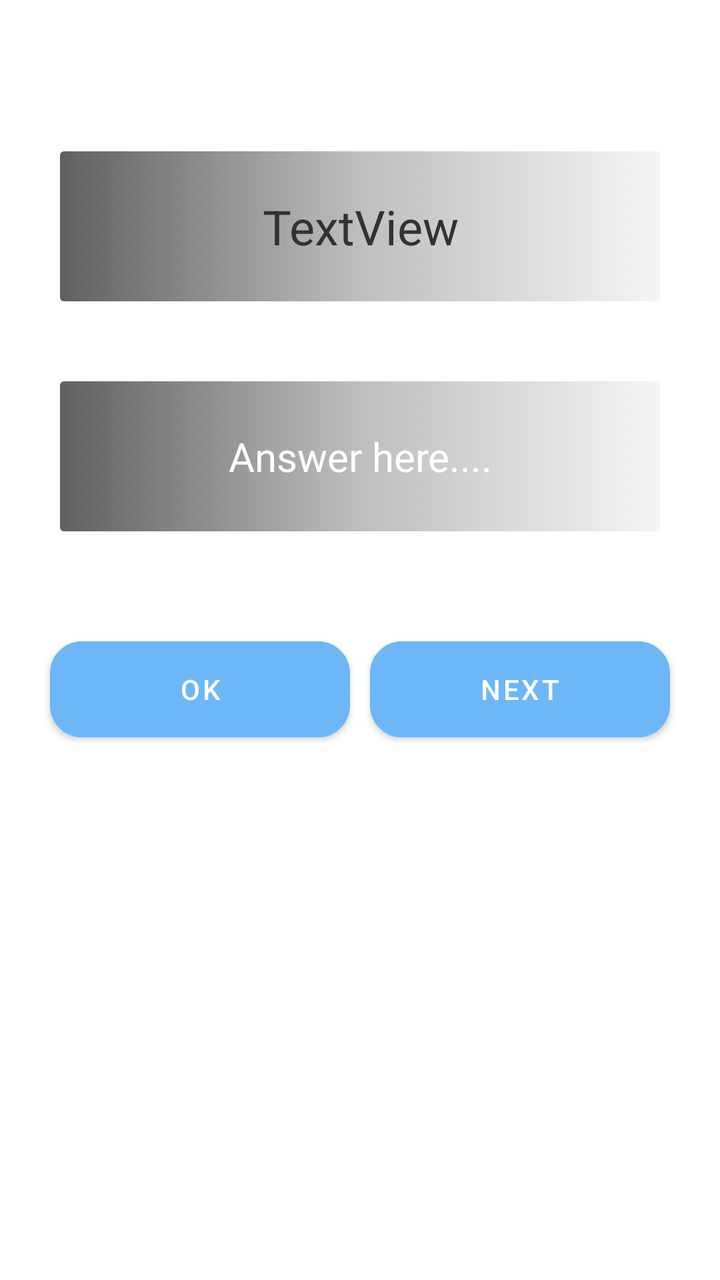
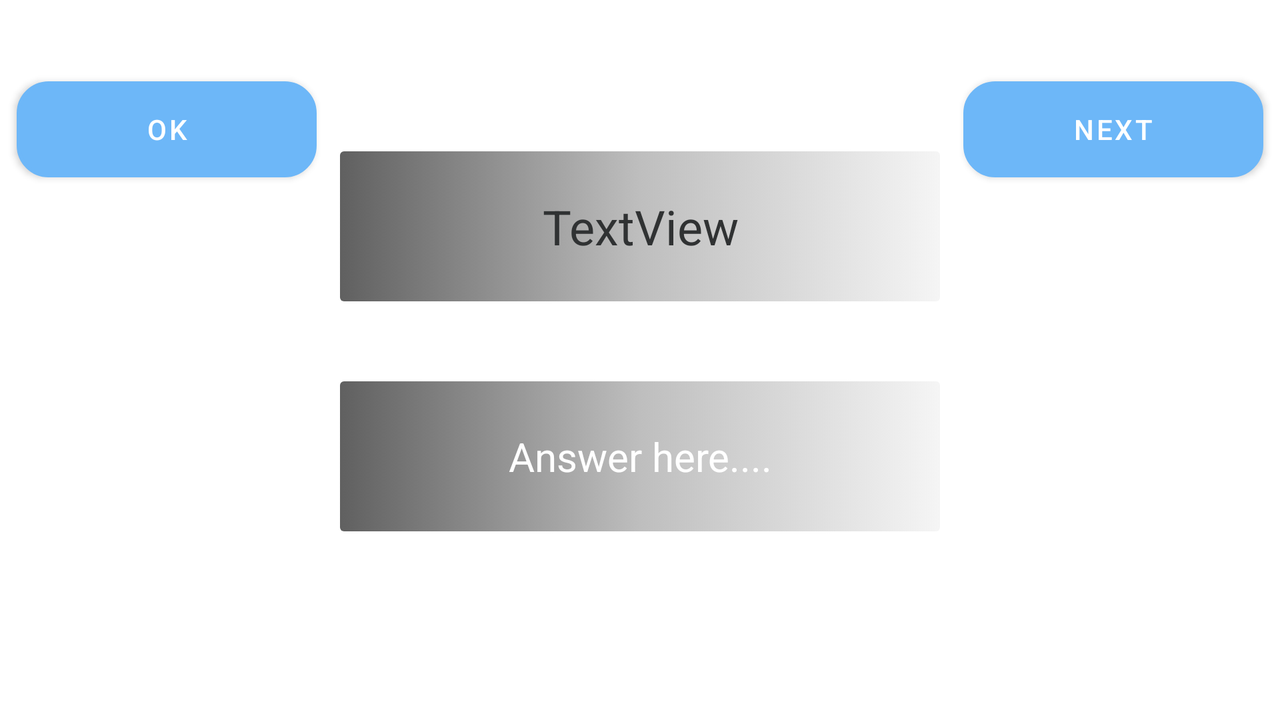

Compare how this app lays out the same screen by default and in its alternative resource folder. The renders come first, then the two layout files and the values they reference.
<!-- AndroidManifest.xml: activity theme Theme.GamePage -->
<!-- res/layout/activity_division.xml -->
<?xml version="1.0" encoding="utf-8"?>
<LinearLayout xmlns:android="http://schemas.android.com/apk/res/android"
    xmlns:app="http://schemas.android.com/apk/res-auto"
    xmlns:tools="http://schemas.android.com/tools"
    android:layout_width="match_parent"
    android:layout_height="match_parent"
    android:background="@drawable/image2"
    android:gravity="center_horizontal"
    android:orientation="vertical"
    tools:context=".DivisionActivity">

    <LinearLayout
        android:layout_width="match_parent"
        android:layout_height="wrap_content"
        android:layout_margin="7dp"
        android:layout_marginEnd="5dp"
        android:orientation="horizontal">

        <TextView
            android:id="@+id/textscore"
            android:layout_width="wrap_content"
            android:layout_height="wrap_content"
            android:layout_weight="1"
            android:text="SCORE"
            android:textColor="@color/white"
            android:textSize="16sp" />

        <TextView
            android:id="@+id/score"
            android:layout_width="wrap_content"
            android:layout_height="wrap_content"
            android:layout_weight="1"
            android:text="0"
            android:textAlignment="center"
            android:textColor="@color/white"
            android:textSize="16sp"
            android:textStyle="italic" />

        <TextView
            android:id="@+id/textlife"
            android:layout_width="wrap_content"
            android:layout_height="wrap_content"
            android:layout_weight="1"
            android:text="Life"
            android:textAlignment="center"
            android:textColor="@color/white"
            android:textSize="16sp"
            android:textStyle="italic" />

        <TextView
            android:id="@+id/life"
            android:layout_width="wrap_content"
            android:layout_height="wrap_content"
            android:layout_weight="1"
            android:text="3"
            android:textAlignment="center"
            android:textColor="@color/white"
            android:textSize="16sp" />

        <TextView
            android:id="@+id/texttime"
            android:layout_width="wrap_content"
            android:layout_height="wrap_content"
            android:layout_weight="1"
            android:text="Time"
            android:textAlignment="center"
            android:textColor="@color/white"
            android:textSize="16sp"
            android:textStyle="italic" />

        <TextView
            android:id="@+id/time"
            android:layout_width="wrap_content"
            android:layout_height="wrap_content"
            android:layout_weight="1"
            android:text="30"
            android:textAlignment="center"
            android:textColor="@color/white"
            android:textSize="16sp"
            android:textStyle="italic" />
    </LinearLayout>

    <TextView
        android:id="@+id/question"
        android:layout_width="300dp"
        android:layout_height="75dp"
        android:layout_marginTop="40dp"
        android:layout_marginBottom="20dp"
        android:background="@drawable/buttons"
        android:gravity="center"
        android:text="TextView"
        android:textColor="@color/grey"
        android:textSize="24sp"
        />

    <EditText
        android:id="@+id/answer"
        android:layout_width="300dp"
        android:layout_height="75dp"
        android:layout_marginTop="20dp"
        android:background="@drawable/buttons"
        android:ems="10"
        android:gravity="center"
        android:hint="Answer here...."
        android:inputType="number"
        android:textColorHint="@color/white"
        android:textSize="20sp" />

    <LinearLayout
        android:layout_width="match_parent"
        android:layout_height="wrap_content"
        android:layout_marginTop="50dp"
        android:orientation="horizontal"
        android:gravity="center">

        <Button
            android:id="@+id/ok"
            android:layout_width="150dp"
            android:layout_height="wrap_content"
            android:layout_margin="5dp"
            android:layout_marginEnd="32dp"
            android:layout_marginBottom="4dp"
            android:background="@drawable/new_button"
            android:backgroundTint="@null"
            android:text="@string/ok"
            app:layout_constraintBottom_toBottomOf="parent"
            app:layout_constraintEnd_toStartOf="@+id/next"
            app:layout_constraintHorizontal_bias="0.216"
            app:layout_constraintStart_toStartOf="parent" />

        <Button
            android:id="@+id/next"
            android:layout_width="150dp"
            android:layout_height="wrap_content"
            android:layout_margin="5dp"

            android:background="@drawable/new_button"
            android:backgroundTint="@null"
            android:text="next"
            tools:layout_editor_absoluteX="215dp"
            tools:layout_editor_absoluteY="2dp" />

    </LinearLayout>

</LinearLayout>
<!-- resources referenced by this layout -->
<resources>
  <color name="grey">#303233</color>
  <color name="white">#FFFFFFFF</color>
  <!-- drawable buttons (drawable) -->
  <?xml version="1.0" encoding="utf-8"?>
  <selector xmlns:android="http://schemas.android.com/apk/res/android">
  <item>
      <shape xmlns:android="http://schemas.android.com/apk/res/android" android:shape="rectangle">
          <gradient
              android:startColor="#606060"
              android:centerColor="#bebebe"
              android:endColor="#f5f5f5" />
  
  
          <corners android:radius="2dp" />
      </shape>
  </item>
  </selector>
  <!-- drawable new_button (drawable) -->
  <?xml version="1.0" encoding="utf-8"?>
  <shape xmlns:android="http://schemas.android.com/apk/res/android"
      android:shape="rectangle">
      <solid
          android:color="@color/white"/>
      <stroke
          android:color="@color/black"
          android:width="2dp"/>
      <corners
          android:radius="15dp"/>
  
  </shape>
  <string name="ok">ok</string>
  <style name="Theme.GamePage" parent="Theme.MaterialComponents.Light.DarkActionBar">
          
          <item name="colorPrimary">#6DB7F8</item>
          <item name="colorPrimaryVariant">#6DB7F8</item>
          <item name="colorOnPrimary">@color/white</item>
          
          <item name="colorSecondary">@color/teal_200</item>
          <item name="colorSecondaryVariant">@color/teal_700</item>
          <item name="colorOnSecondary">@color/black</item>
          
          <item name="android:statusBarColor">?attr/colorPrimaryVariant</item>
          
      </style>
  <color name="black">#FF000000</color>
  <color name="teal_200">#FF03DAC5</color>
  <color name="teal_700">#FF018786</color>
</resources>
<!-- res/layout-land/activity_division.xml (the repository's variant of the layout above) -->
<!-- drawn on the phone turned sideways -->
<?xml version="1.0" encoding="utf-8"?>
<LinearLayout xmlns:android="http://schemas.android.com/apk/res/android"
    xmlns:app="http://schemas.android.com/apk/res-auto"
    xmlns:tools="http://schemas.android.com/tools"
    android:layout_width="match_parent"
    android:layout_height="match_parent"
    android:background="@drawable/image2"
    android:gravity="center_horizontal"
    android:orientation="vertical"
    tools:context=".DivisionActivity">

    <LinearLayout
        android:layout_width="match_parent"
        android:layout_height="wrap_content"
        android:layout_margin="7dp"
        android:layout_marginEnd="5dp"
        android:orientation="horizontal">

        <TextView
            android:id="@+id/textscore"
            android:layout_width="wrap_content"
            android:layout_height="wrap_content"
            android:layout_weight="1"
            android:text="SCORE"
            android:textColor="@color/white"
            android:textSize="16sp" />

        <TextView
            android:id="@+id/score"
            android:layout_width="wrap_content"
            android:layout_height="wrap_content"
            android:layout_weight="1"
            android:text="0"
            android:textAlignment="center"
            android:textColor="@color/white"
            android:textSize="16sp"
            android:textStyle="italic" />

        <TextView
            android:id="@+id/textlife"
            android:layout_width="wrap_content"
            android:layout_height="wrap_content"
            android:layout_weight="1"
            android:text="Life"
            android:textAlignment="center"
            android:textColor="@color/white"
            android:textSize="16sp"
            android:textStyle="italic" />

        <TextView
            android:id="@+id/life"
            android:layout_width="wrap_content"
            android:layout_height="wrap_content"
            android:layout_weight="1"
            android:text="3"
            android:textAlignment="center"
            android:textColor="@color/white"
            android:textSize="16sp" />

        <TextView
            android:id="@+id/texttime"
            android:layout_width="wrap_content"
            android:layout_height="wrap_content"
            android:layout_weight="1"
            android:text="Time"
            android:textAlignment="center"
            android:textColor="@color/white"
            android:textSize="16sp"
            android:textStyle="italic" />

        <TextView
            android:id="@+id/time"
            android:layout_width="wrap_content"
            android:layout_height="wrap_content"
            android:layout_weight="1"
            android:text="30"
            android:textAlignment="center"
            android:textColor="@color/white"
            android:textSize="16sp"
            android:textStyle="italic" />
    </LinearLayout>
    <LinearLayout
        android:layout_width="match_parent"
        android:layout_height="match_parent"
        android:orientation="horizontal">

        <LinearLayout
            android:layout_width="wrap_content"
            android:layout_height="match_parent"
            android:orientation="vertical"
            android:layout_weight="1"
            android:layout_gravity="center">

            <Button
                android:id="@+id/ok"
                android:layout_width="150dp"
                android:layout_height="wrap_content"
                android:layout_margin="5dp"
                android:layout_marginEnd="32dp"
                android:layout_marginBottom="4dp"
                android:background="@drawable/new_button"
                android:backgroundTint="@null"
                android:text="@string/ok"
                android:layout_gravity="center"
                app:layout_constraintBottom_toBottomOf="parent"
                app:layout_constraintEnd_toStartOf="@+id/next"
                app:layout_constraintHorizontal_bias="0.216"
                app:layout_constraintStart_toStartOf="parent" />

        </LinearLayout>


        <LinearLayout
            android:layout_width="wrap_content"
            android:layout_height="match_parent"
            android:orientation="vertical"
            android:layout_weight="1"
            android:layout_gravity="center">

            <TextView
                android:id="@+id/question"
                android:layout_width="300dp"
                android:layout_height="75dp"
                android:layout_gravity="center"
                android:layout_marginTop="40dp"
                android:layout_marginBottom="20dp"
                android:background="@drawable/buttons"
                android:gravity="center"
                android:text="TextView"
                android:textColor="@color/grey"
                android:textSize="24sp" />

            <EditText
                android:id="@+id/answer"
                android:layout_width="300dp"
                android:layout_height="75dp"
                android:layout_gravity="center"
                android:layout_marginTop="20dp"
                android:background="@drawable/buttons"
                android:ems="10"
                android:gravity="center"
                android:hint="Answer here...."
                android:inputType="number"
                android:textColorHint="@color/white"
                android:textSize="20sp" />

        </LinearLayout>

        <LinearLayout
            android:layout_width="wrap_content"
            android:layout_height="match_parent"
            android:orientation="vertical"
            android:layout_weight="1"
            android:layout_gravity="center">
            <Button
                android:id="@+id/next"
                android:layout_width="150dp"
                android:layout_height="wrap_content"
                android:layout_margin="5dp"
                android:layout_gravity="center"
                android:background="@drawable/new_button"
                android:backgroundTint="@null"
                android:text="next"
                tools:layout_editor_absoluteX="215dp"
                tools:layout_editor_absoluteY="2dp" />

        </LinearLayout>



    </LinearLayout>



    <LinearLayout
        android:layout_width="match_parent"
        android:layout_height="wrap_content"
        android:layout_marginTop="50dp"
        android:gravity="center"
        android:orientation="horizontal">





    </LinearLayout>

</LinearLayout>
